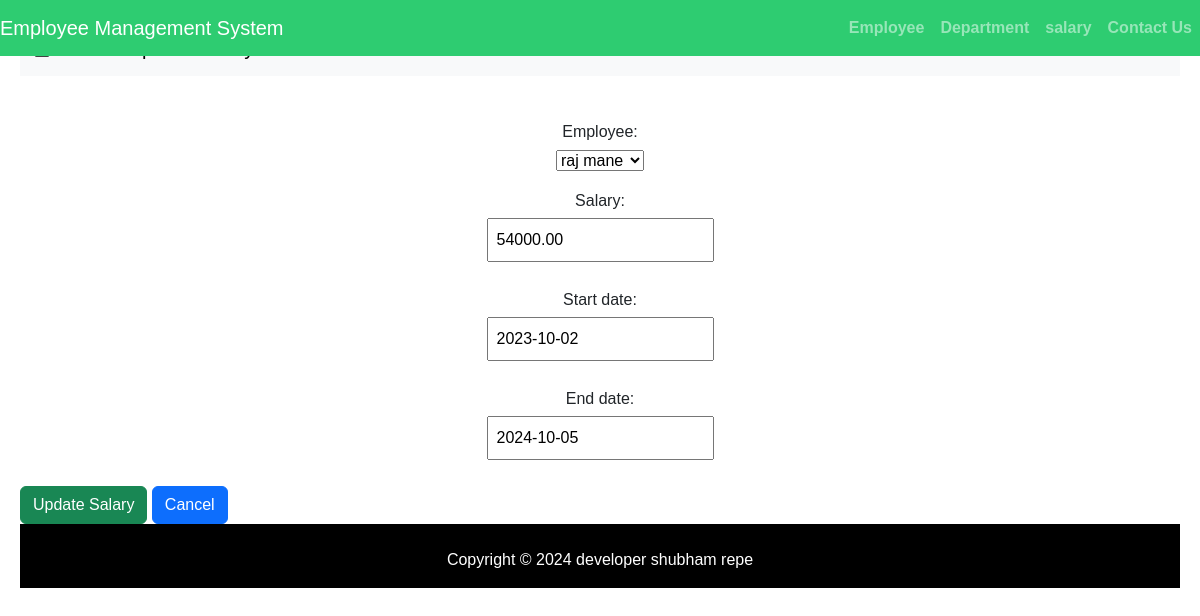
/salary/edit/3/, run on the app's committed database.
### emp_app/models.py (models this page shows, shortened)
class EmployeeSalary(models.Model):
    employee = models.ForeignKey(Employee, on_delete=models.CASCADE)
    salary = models.DecimalField(max_digits=10, decimal_places=2, validators=[MinValueValidator(0)])
    start_date = models.DateField()
    end_date = models.DateField()

### emp_app/views.py (the view)
# urls.py: path('salary/edit/<int:entry_id>/', views.update_salary_entry, name='update_salary_entry'),
def update_salary_entry(request, entry_id):
    salary_entry = get_object_or_404(EmployeeSalary, id=entry_id)
    if request.method == 'POST':
        form = SalaryEntryForm(request.POST, instance=salary_entry)
        if form.is_valid():
            form.save()
            return redirect('salary_list')
    else:
        form = SalaryEntryForm(instance=salary_entry)
    return render(request, 'update_salary.html', {'form': form, 'form_title': 'Update Salary Entry'})

### emp_app/forms.py
class SalaryEntryForm(forms.ModelForm):
    class Meta:
        model = EmployeeSalary
        fields = '__all__'
    def __init__(self, *args, **kwargs):
        super(SalaryEntryForm, self).__init__(*args, **kwargs)

### emp_app/models.py (called while the page is built)
    def __str__(self):
        return self.name

### emp_app/templates/update_salary.html (shortened to what this page needs)
{% extends 'homebase.html' %}
{% load static %}
{% block content %}
<!DOCTYPE html>
<html lang="en">
<head>
    <link href="https://cdn.jsdelivr.net/npm/bootstrap@5.3.2/dist/css/bootstrap.min.css" rel="stylesheet">
    <link rel="stylesheet" href="https://cdn.jsdelivr.net/npm/bootstrap-icons@1.11.3/font/bootstrap-icons.min.css">
</head>
<body>
    <nav class="navbar bg-body-tertiary">
        <div class="container-fluid">
          <a class="navbar-brand" href="{% url 'index' %}">
          </a>
        </div>
      </nav>
      <br>
    <form method="post" action="">
        {{ form.as_p }}
        <button type="submit" class="btn btn-success">Update Salary</button>
        <a href="{% url 'salary_list' %}"><button type="button" class="btn btn-primary">Cancel</button></a>
    </form>
</body>
</html>
{% endblock content %}

### emp_app/templates/navbar.html (style rules this page uses)
.navbar-brand { font-size: 20px; font-family: sans-serif; }

### emp_app/templates/update_salary.html (style rules this page uses)
body { font-family: Arial, sans-serif; margin: 20px; }
form { margin-top: 20px; }
label { display: block; margin-bottom: 5px; }
input { padding: 8px; margin-bottom: 10px; }
button { padding: 10px 20px; background-color: #4CAF50; color: white; border: none; border-radius: 4px; cursor: pointer; }

### emp_app/templates/footer.html (style rules this page uses)
p { text-align: center; }

### data on the page
EmployeeSalary: employee "raj mane", salary "54000.00", start_date "2023-10-02", end_date "2024-10-05"
